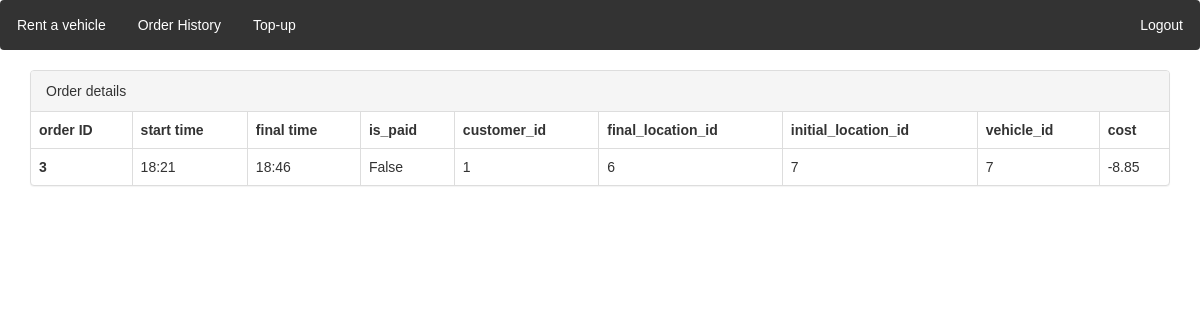
The page /order_history/3/details/ (signed in) on the database as committed earlier.
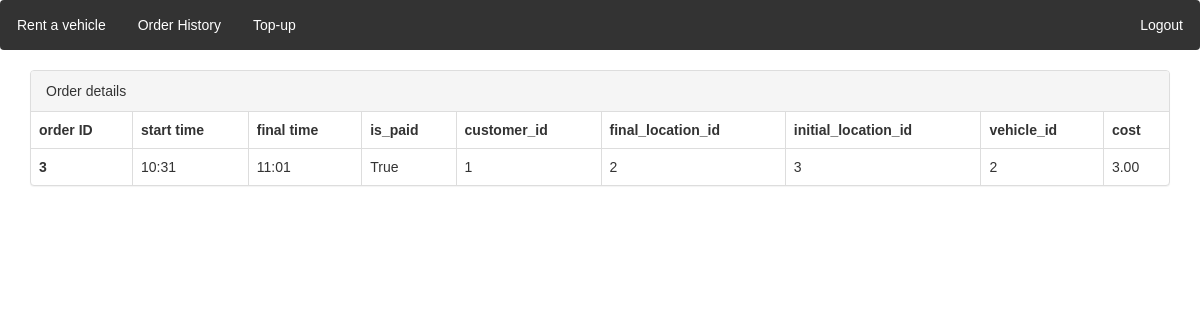
The same page on the database as committed later.
### locations/models.py (models this page shows)
class Order(models.Model):
    customer = models.ForeignKey(CustomUser, on_delete=models.CASCADE)
    vehicle = models.ForeignKey(Vehicle, on_delete=models.CASCADE)
    initial_time = models.DateTimeField(auto_now_add=True)
    cost = models.DecimalField(max_digits=6, decimal_places=2, null = True, default=None)
    final_time = models.DateTimeField(null = True)
    initial_location = models.ForeignKey(Location, on_delete=models.CASCADE, null=False, related_name='start')
    final_location = models.ForeignKey(Location, on_delete=models.CASCADE, null=True, related_name='end')
    is_paid = models.BooleanField(default=False)

### locations/views.py (the view)
# urls.py: path('order_history/<int:nid>/details/', views.order_detail),
def order_detail(request,nid):
    if request.user is None or not request.user.is_authenticated:
        return redirect("/accounts/login")
    queryset = models.Order.objects.filter(id=nid)
    return render(request, 'locations/order_detail.html', {'queryset':queryset})

### locations/context_processors.py (called while the page is built)
def message_processor(request):
    if not request.user.username:
         return {
        'unreturned' : None
    }
    username = request.user.username
    logged_user  = CustomUser.objects.get(user = User.objects.get(username = username))
    unreturned_order = Order.objects.filter(customer = logged_user, final_time = None).first()
    return {
        'unreturned' : unreturned_order
    }

### templates/locations/order_detail.html (shortened to what this page needs)
{% extends "locations/base.html" %}
{% load static %}
{% block content %}
  <div>
      <div class="container">
        <div class="panel panel-default">
      <div class="panel-heading">Order details</div>
      <table class="table table-bordered">
        <thead>
          <tr>
            <th>order ID</th>
            <th>start time</th>
            <th>final time</th>
            <th>is_paid</th>
            <th>customer_id</th>
            <th>final_location_id</th>
            <th>initial_location_id</th>
            <th>vehicle_id</th>
            <th>cost</th>
          </tr>
        </thead>
        <tbody>
          {% for obj in queryset %}
          {% if obj.customer_id == user.id %}
          <tr>
            <th>{{obj.id}}</th>
            <td>{{ obj.initial_time|date:"H:i" }}</td>
            <td>{{ obj.final_time|date:"H:i" }}</td>
            <td>{{ obj.is_paid }}</td>
            <td>{{ obj.customer_id }}</td>
            <td>{{ obj.final_location_id }}</td>
            <td>{{ obj.initial_location_id }}</td>
            <td>{{ obj.vehicle_id }}</td>
            <td>{{ obj.cost }}</td>
          </tr>
          {% endif%}
          {% endfor %}
        </tbody>
      </table>
    </div>
      </div>
  </div>
  </div>
{% endblock %}

Rows that differ between the two databases and show on the page:
changed Order id 3: initial_time "18:21" → "10:31"; final_time "18:46" → "11:01"; is_paid "False" → "True"; final_location_id "6" → "2"; initial_location_id "7" → "3"; vehicle_id "7" → "2"; cost "-8.85" → "3.00"
